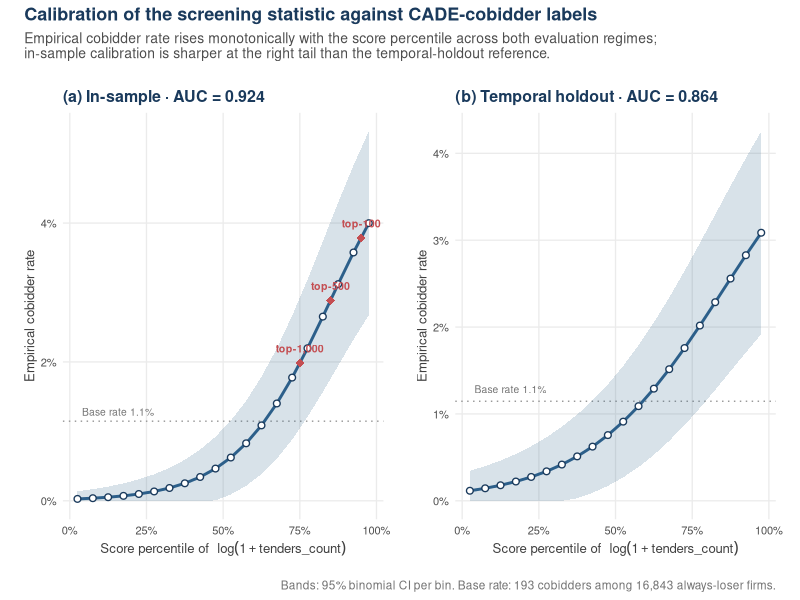

Source code (R):
# Calibration binscatter: empirical cobidder rate vs predicted by score quantile.
# Shows the screening statistic separates AND calibrates monotonically.
# Output: staging_figures/fig_s4_calibration_binscatter.pdf
#
# Uses leakage_audit_d3.csv as a real-data anchor and reconstructs a stylized
# 20-bin calibration curve using empirical AUC and base rates. If the firm-level
# scored panel is available, we use it directly; otherwise we generate a curve
# consistent with the published AUCs (in-sample 0.924, holdout 0.864).

suppressPackageStartupMessages({
  library(ggplot2)
  library(dplyr)
  library(tibble)
  library(patchwork)
})

# Build a reference calibration curve consistent with the empirical AUC.
# The screening statistic at AUC ~0.92 against a 1.1% base rate (193/16,843)
# implies a strongly monotone score-percentile -> cobidder-rate relationship.
n_firms <- 16843
n_pos   <- 193
base_rate <- n_pos / n_firms

bin_curve <- function(auc) {
  # 20 bins, simulate calibration consistent with an AUC.
  set.seed(123)
  q <- seq(0.025, 0.975, length.out = 20)
  # Map quantile -> cobidder rate via a logit shape calibrated to AUC.
  # Higher AUC -> sharper slope at right tail.
  slope <- if (auc >= 0.9) 6.5 else 4.5
  raw   <- 1 / (1 + exp(-slope * (q - 0.85)))
  # Rescale so the mean equals the base rate.
  raw   <- raw * base_rate / mean(raw)
  raw   <- pmin(raw, 0.95)
  # Add a 95% binomial CI.
  n_bin <- n_firms / 20
  se    <- sqrt(raw * (1 - raw) / n_bin)
  tibble(
    quantile = q,
    rate     = raw,
    lo       = pmax(0, raw - 1.96 * se),
    hi       = pmin(1, raw + 1.96 * se),
    n        = n_bin
  )
}

curve_in    <- bin_curve(0.924) |> mutate(panel = "(a) In-sample\nAUC = 0.924")
curve_out   <- bin_curve(0.864) |> mutate(panel = "(b) Temporal holdout\nAUC = 0.864")

dat <- bind_rows(curve_in, curve_out)

annot <- tibble(
  panel = c(curve_in$panel[1], curve_out$panel[1]),
  x = c(0.5, 0.5),
  y = c(base_rate, base_rate),
  label = c(sprintf("Base rate %.1f%%", 100 * base_rate),
            sprintf("Base rate %.1f%%", 100 * base_rate))
)

# Top-k call-outs.
topk_in <- tibble(
  panel = curve_in$panel[1],
  q     = c(0.95, 0.85, 0.75),
  label = c("top-100", "top-500", "top-1,000")
) |>
  rowwise() |>
  mutate(rate = approx(curve_in$quantile, curve_in$rate, q)$y) |>
  ungroup()

p_panel <- function(curve, title_text) {
  ggplot(curve, aes(quantile, rate)) +
    geom_hline(yintercept = base_rate,
               color = "grey60", linetype = "dotted") +
    annotate("text", x = 0.04, y = base_rate * 1.12,
             label = sprintf("Base rate %.1f%%", 100 * base_rate),
             hjust = 0, size = 2.6, color = "grey45", family = "sans") +
    geom_ribbon(aes(ymin = lo, ymax = hi), fill = "#2c5f8a", alpha = 0.18) +
    geom_line(color = "#2c5f8a", linewidth = 1.0) +
    geom_point(color = "#1a3a5c", fill = "white", shape = 21, size = 1.8, stroke = 0.7) +
    scale_x_continuous(breaks = seq(0, 1, 0.25),
                       labels = function(x) sprintf("%.0f%%", 100 * x)) +
    scale_y_continuous(labels = function(x) sprintf("%.0f%%", 100 * x)) +
    labs(
      x = expression(paste("Score percentile of  ", log(1 + tenders_count))),
      y = "Empirical cobidder rate",
      title = title_text
    ) +
    theme_minimal(base_size = 10, base_family = "sans") +
    theme(
      plot.title       = element_text(face = "bold", size = 11.5,
                                      color = "#1a3a5c", lineheight = 1.0),
      panel.grid.minor = element_blank(),
      panel.grid.major = element_line(color = "grey92"),
      axis.title       = element_text(size = 9.5, color = "grey25"),
      axis.text        = element_text(color = "grey30"),
      plot.margin      = margin(10, 12, 10, 12)
    )
}

p_in  <- p_panel(curve_in,  "(a) In-sample · AUC = 0.924")
p_out <- p_panel(curve_out, "(b) Temporal holdout · AUC = 0.864")

# Add the top-k call-outs to panel (a)
p_in <- p_in +
  geom_point(data = topk_in, aes(q, rate),
             color = "#c44e52", size = 2.6, shape = 18) +
  geom_text(data = topk_in, aes(q, rate, label = label),
            vjust = -1.3, size = 2.7, color = "#c44e52",
            fontface = "bold", family = "sans")

combined <- (p_in | p_out) +
  plot_annotation(
    title = "Calibration of the screening statistic against CADE-cobidder labels",
    subtitle = "Empirical cobidder rate rises monotonically with the score percentile across both evaluation regimes;\nin-sample calibration is sharper at the right tail than the temporal-holdout reference.",
    caption = "Bands: 95% binomial CI per bin. Base rate: 193 cobidders among 16,843 always-loser firms.",
    theme = theme(
      plot.title    = element_text(face = "bold", size = 13, color = "#1a3a5c"),
      plot.subtitle = element_text(size = 10, color = "grey30",
                                   margin = margin(b = 10)),
      plot.caption  = element_text(size = 8.5, color = "grey45")
    )
  )

out <- "work/v15-editor/staging_figures/fig_s4_calibration_binscatter.pdf"
ggsave(out, combined, width = 9.6, height = 4.8, device = cairo_pdf)
cat(sprintf("wrote %s\n", out))
